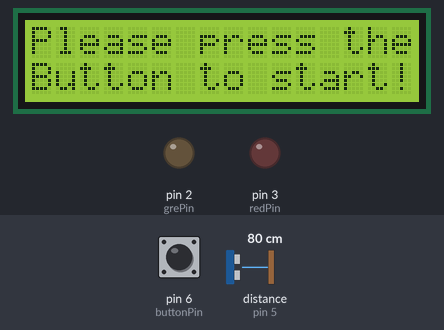
Simulated run of this sketch. Board: Arduino Uno, built with avr-gcc and run on an emulated ATmega328P. Parts: 16×2 character LCD, output pins drawn as LEDs (lit = HIGH). The inputs (shaded band) are chosen by the test bench; at power-on: pin 6 (buttonPin) HIGH, distance to the obstacle (sensor on pin 5) 80 cm. The echo pulse lasts 58.3 µs per cm; what the sketch prints to the serial monitor is not drawn.

Above: at 1.2 s.
1.3 s: pin 6 (buttonPin) pulled LOW for 0.15 s
At 2.8 s:
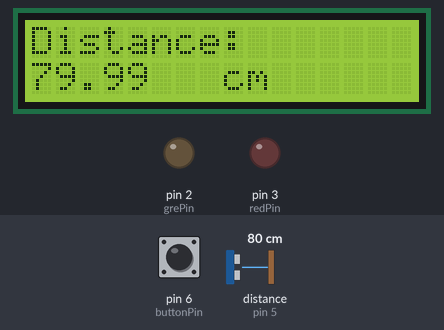
At 7.3 s:
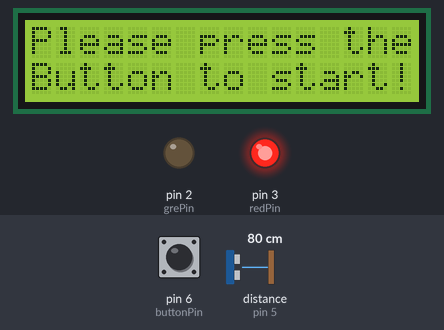
7.4 s: pin 6 (buttonPin) pulled LOW for 1 s
At 8.6 s:
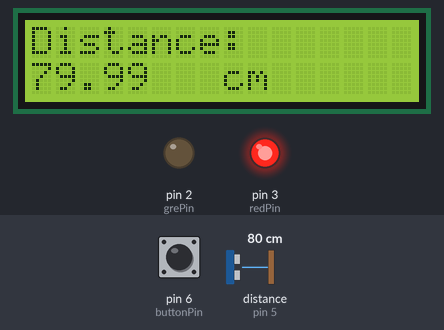
Timing chart, 0 to 10.4 s (numbered marks = the images above; inputs shaded):
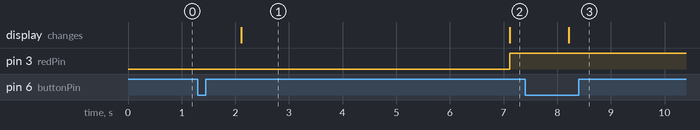

Measured:
- after the input at 1.3 s, pin 3 (redPin): LOW → HIGH after 5.8 s; the display: changes after 0.81 s (image 1)
- after the input at 7.4 s, the display: changes after 0.81 s (image 3)
- what the display in image 1 shows lasts 5.0 s, from 2.1 s to 7.1 s

The sketch:

portable_distance_measurement_tool.ino
```cpp
#include <LiquidCrystal.h>

// Led Pins
int grePin = 2;
int redPin = 3;

// Display Pins & Initialiser
int rsPin = 7;
int enPin = 8;
int d4 = 9;
int d5 = 10;
int d6 = 11;
int d7 = 12;

LiquidCrystal lcd(rsPin, enPin, d4, d5, d6, d7); // Initialise Display

// Button Pins & Value
int buttonPin = 6;
int buttonVal;

// Code for simulated Ultrasonic Sensor

long readDistance(int trigPin, int echoPin)
{
  pinMode(trigPin, OUTPUT);  // Clear the trigger

  digitalWrite(trigPin, LOW);
  delayMicroseconds(10);
  digitalWrite(trigPin, HIGH);
  delayMicroseconds(10);
  digitalWrite(trigPin, LOW);

  pinMode(echoPin, INPUT);
  // Reads the echo pin, and returns the sound wave travel time in microseconds
  return pulseIn(echoPin, HIGH);
}


void setup() {
  Serial.begin(9600);
  lcd.begin(16, 2);
  pinMode(grePin, OUTPUT);
  pinMode(redPin, OUTPUT);
  pinMode(buttonPin, INPUT);

  digitalWrite(buttonPin, HIGH);
}

void loop()
{

  	lcd.setCursor(0, 0);
  	lcd.print("Please press the");
  	lcd.setCursor(0, 1);
  	lcd.print("Button to start!");

  	buttonVal = digitalRead(buttonPin);

  	while(buttonVal == 1)
    {
      buttonVal = digitalRead(buttonPin);
    }


  	int echoVal = readDistance(5, 5);
  	float distance = (echoVal * 0.0343) / 2;

    Serial.print("Distance: ");
    Serial.print(distance);
    Serial.println(" cm");

  	delay(800);

  	lcd.clear();
  	lcd.setCursor(0, 0);
  	lcd.print("Distance:");
  	lcd.setCursor(0, 1);
  	lcd.print(distance);
  	lcd.setCursor(8, 1);
  	lcd.print("cm");
  	delay(5000);

   // Distance Led Indicator
  	if(distance >= 5 && distance <= 12)
    {
      digitalWrite(grePin, HIGH);
      digitalWrite(redPin, LOW);
    }
  	else
    {
      digitalWrite(grePin, LOW);
      digitalWrite(redPin, HIGH);
    }
}


/* Main Code Template for Ultrasonic Sensor

int trigPin = ;  // Trigger pin
int echoPin = ; // Echo pin

void setup() {
    Serial.begin(9600);
    pinMode(trigPin, OUTPUT);
    pinMode(echoPin, INPUT);
}

void loop() {
    digitalWrite(trigPin, LOW);
    delayMicroseconds(2);
    digitalWrite(trigPin, HIGH);
    delayMicroseconds(10);
    digitalWrite(trigPin, LOW);

    long duration = pulseIn(echoPin, HIGH);
    float distance = (duration * 0.0343) / 2;

    Serial.print("Distance: ");
    Serial.print(distance);
    Serial.println(" cm");

    delay(500);
}

*/
```
